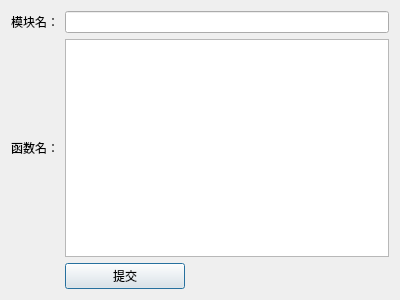
<?xml version="1.0" encoding="UTF-8"?>
<ui version="4.0">
 <class>Dialog</class>
 <widget class="QDialog" name="Dialog">
  <property name="geometry">
   <rect>
    <x>0</x>
    <y>0</y>
    <width>400</width>
    <height>300</height>
   </rect>
  </property>
  <property name="windowTitle">
   <string>批量native</string>
  </property>
  <layout class="QGridLayout" name="gridLayout">
   <item row="0" column="0">
    <widget class="QLabel" name="label_2">
     <property name="text">
      <string>模块名：</string>
     </property>
    </widget>
   </item>
   <item row="0" column="1">
    <widget class="QLineEdit" name="txtModule"/>
   </item>
   <item row="1" column="0">
    <widget class="QLabel" name="label">
     <property name="text">
      <string>函数名：</string>
     </property>
    </widget>
   </item>
   <item row="1" column="1">
    <widget class="QPlainTextEdit" name="txtMethods"/>
   </item>
   <item row="2" column="1">
    <widget class="QPushButton" name="btnSubmit">
     <property name="maximumSize">
      <size>
       <width>120</width>
       <height>16777215</height>
      </size>
     </property>
     <property name="text">
      <string>提交</string>
     </property>
    </widget>
   </item>
  </layout>
 </widget>
 <resources/>
 <connections/>
</ui>
